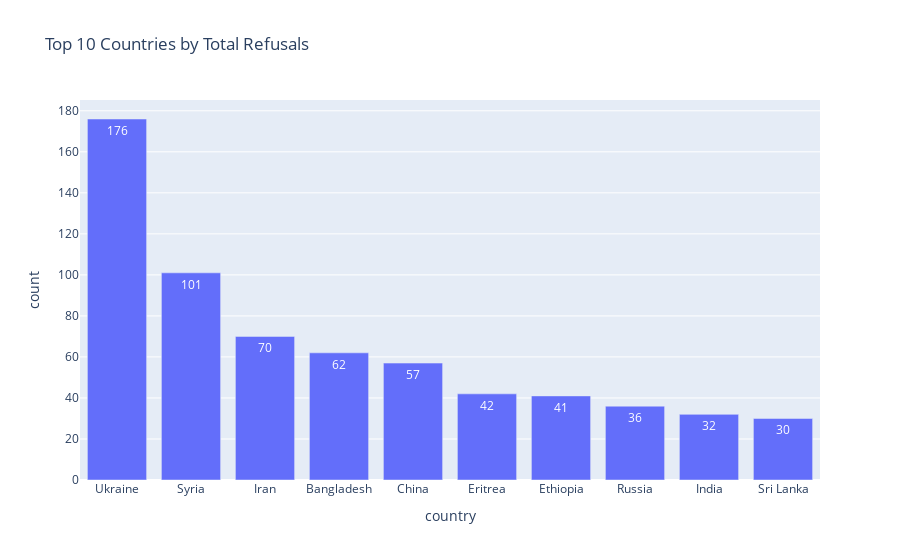

The notebook cell saved with this chart:
### Code cell
country_counts = ref.groupby("country")["count"].sum().nlargest(10).reset_index()
fig = px.bar(country_counts, x="country", y="count", title="Top 10 Countries by Total Refusals", text_auto=True)
fig.show()

### Figure 1 — Plotly figure (JSON) as saved in the notebook; plotly's stock layout.template omitted (floating-point values rounded to 4 significant figures)
{"data": [{"hovertemplate": "country=%{x}<br>count=%{y}<extra></extra>", "legendgroup": "", "marker": {"color": "#636efa", "pattern": {"shape": ""}}, "name": "", "orientation": "v", "showlegend": false, "textposition": "auto", "texttemplate": "%{y}", "type": "bar", "x": ["Ukraine", "Syria", "Iran", "Bangladesh", "China", "Eritrea", "Ethiopia", "Russia", "India", "Sri Lanka"], "xaxis": "x", "y": [176, 101, 70, 62, 57, 42, 41, 36, 32, 30], "yaxis": "y"}], "layout": {"barmode": "relative", "legend": {"tracegroupgap": 0}, "title": {"text": "Top 10 Countries by Total Refusals"}, "xaxis": {"anchor": "y", "domain": [0, 1], "title": {"text": "country"}}, "yaxis": {"anchor": "x", "domain": [0, 1], "title": {"text": "count"}}}}
